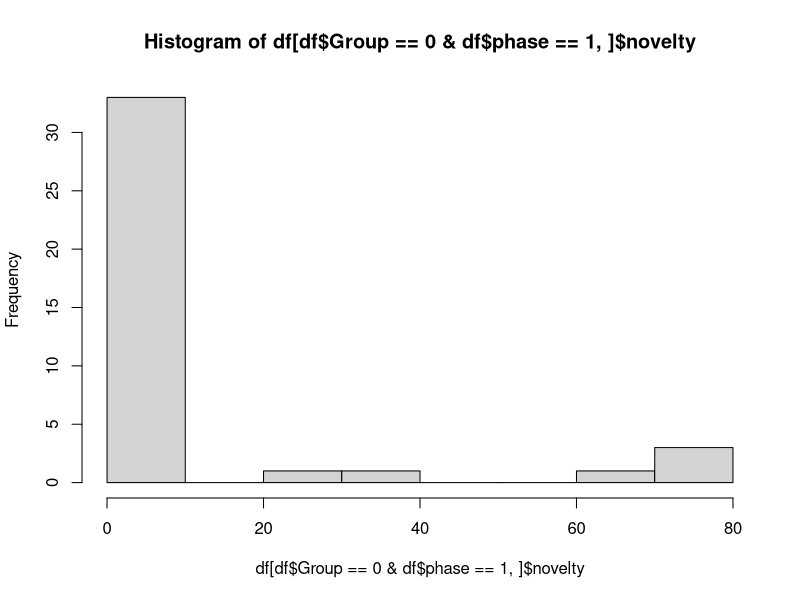
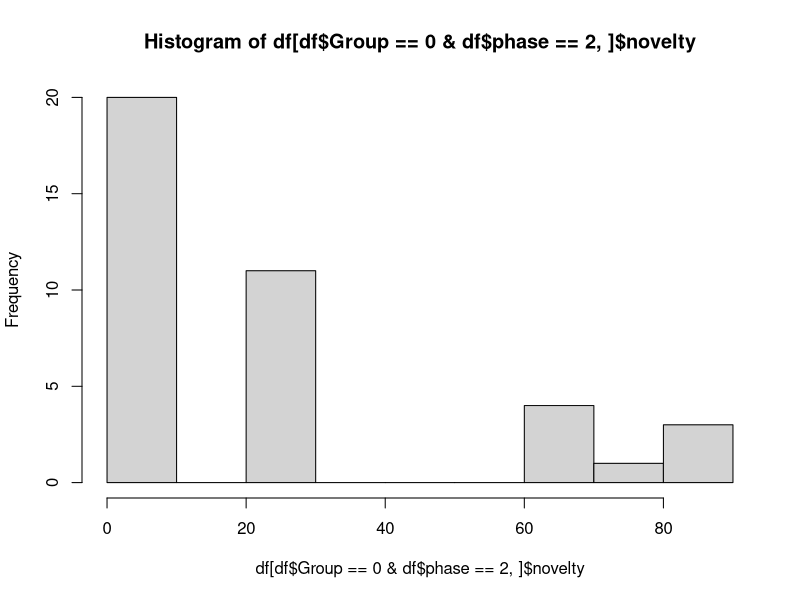
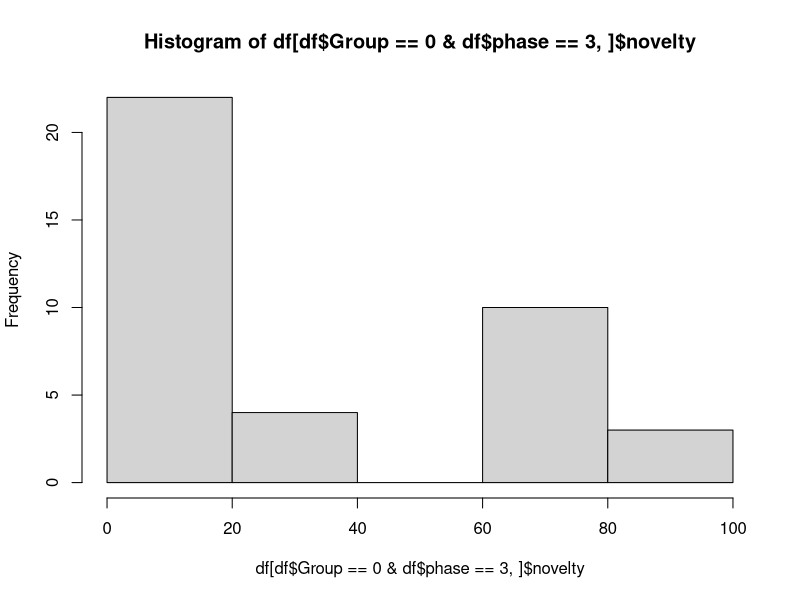
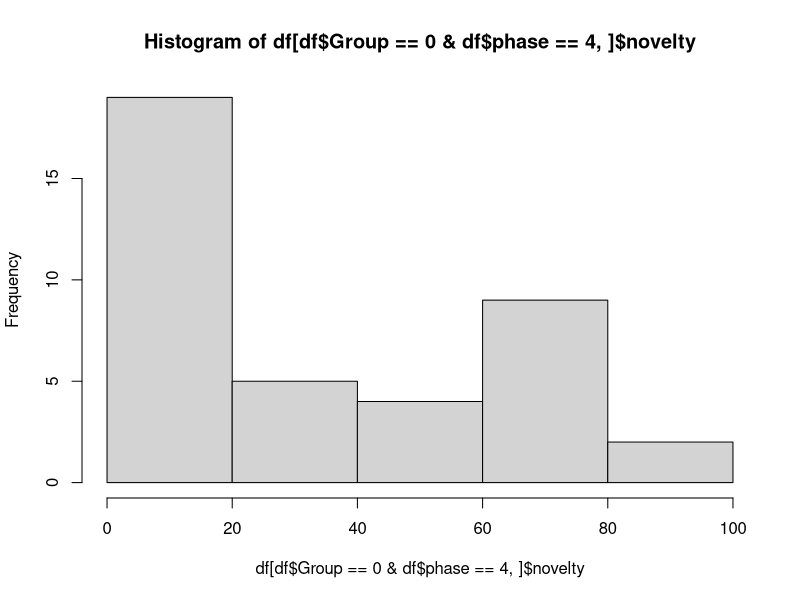
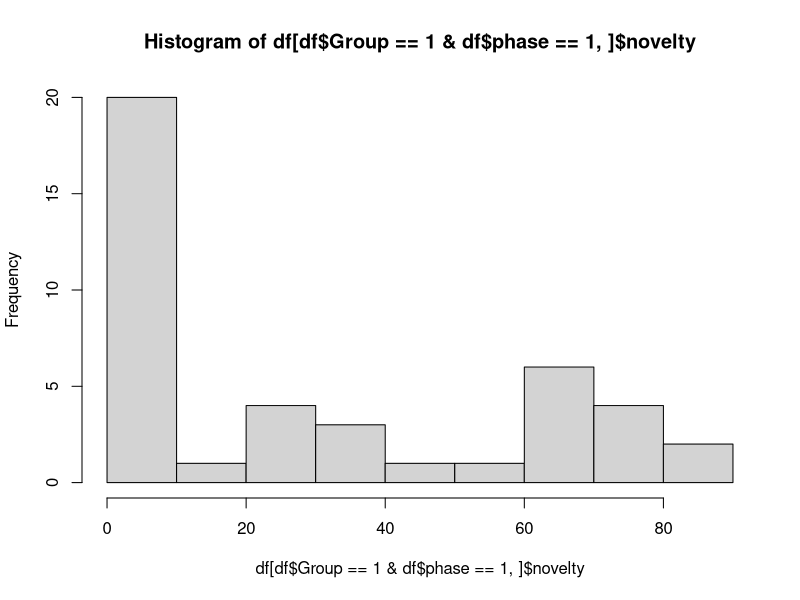
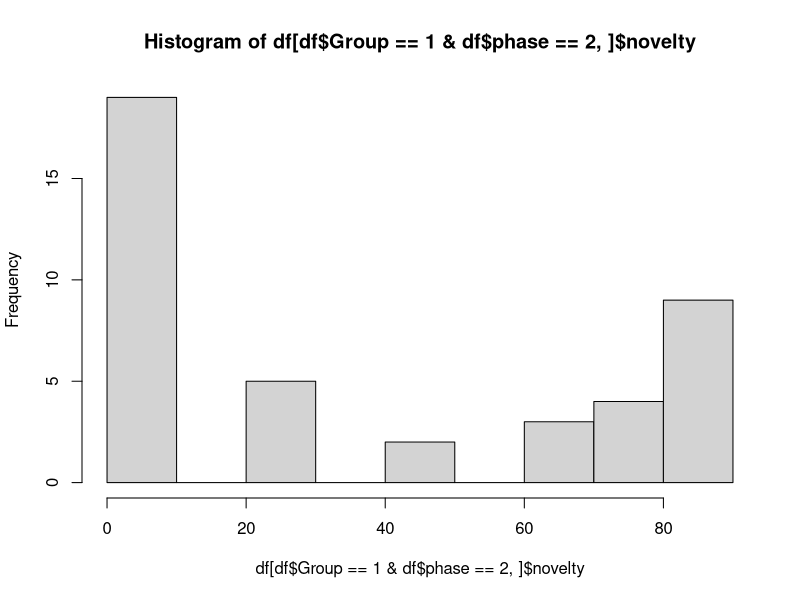
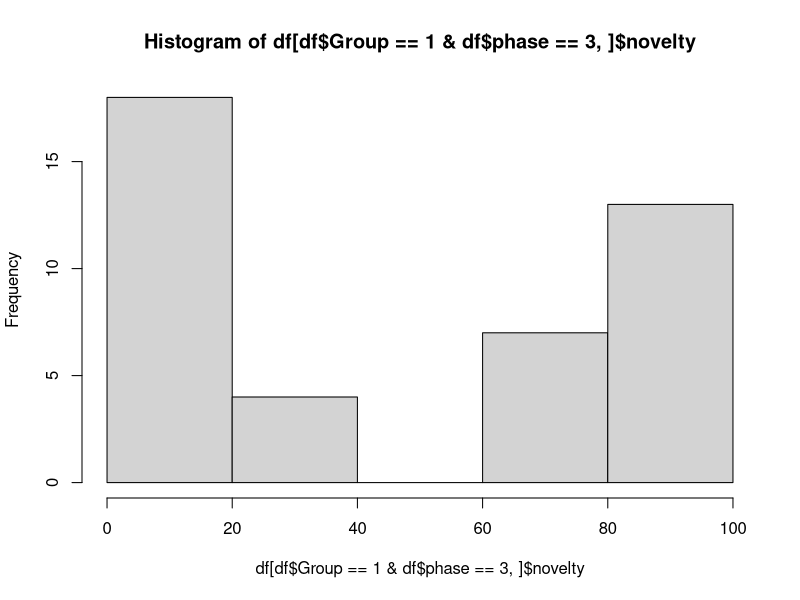
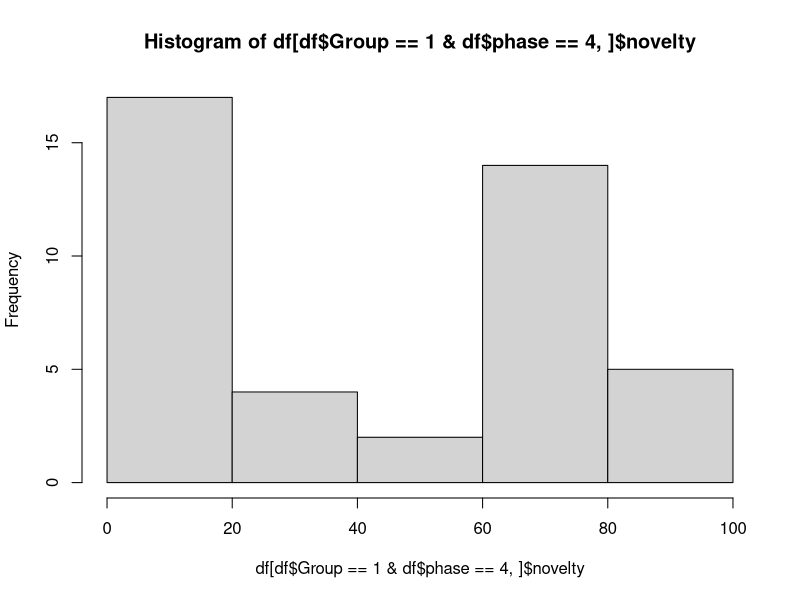

The R script that drew these images, in order: (Note: this script raises an error after producing the figures.)
## ---- chunk 1
# library for LMM 

library(lme4)
library(lmerTest)
library(car)
## ---- chunk 2
df<-read.csv("overall_scores.csv", header =TRUE, sep=",")
df
## ---- chunk 3
mod <- lm( novelty ~ factor(Group), data = df)
summary(mod)
## ---- chunk 4
mod <- lm(user.requirement ~ factor(Group) , data = df)
summary(mod)
## ---- chunk 5
mod <- lm( infovis ~ factor(Group) , data = df)
summary(mod)
## ---- chunk 6
mod <- lm( total ~ factor(Group) , data = df)
summary(mod)
## ---- chunk 7
# convert to nominal factor
df$Group = factor(df$Group)
df$phase = factor(df$phase)
## ---- chunk 8
library(plyr)
ddply(df, ~ Group * phase, function(data) summary(data$novelty) )
ddply(df, ~ Group * phase, summarise, novelty.mean=mean(novelty), novelty.sd = sd(novelty))
## ---- chunk 9
# histograms for two factors
hist(df[df$Group == 0 & df$phase == 1,]$novelty)
hist(df[df$Group == 0 & df$phase == 2,]$novelty)
hist(df[df$Group == 0 & df$phase == 3,]$novelty)
hist(df[df$Group == 0 & df$phase == 4,]$novelty)
hist(df[df$Group == 1 & df$phase == 1,]$novelty)
hist(df[df$Group == 1 & df$phase == 2,]$novelty)
hist(df[df$Group == 1 & df$phase == 3,]$novelty)
hist(df[df$Group == 1 & df$phase == 4,]$novelty)
hist(df[df$Group == 2 & df$phase == 1,]$novelty)
hist(df[df$Group == 2 & df$phase == 2,]$novelty)
hist(df[df$Group == 2 & df$phase == 3,]$novelty)
hist(df[df$Group == 2 & df$phase == 4,]$novelty)
hist(df[df$Group == 3 & df$phase == 1,]$novelty)
hist(df[df$Group == 3 & df$phase == 2,]$novelty)
hist(df[df$Group == 3 & df$phase == 3,]$novelty)
hist(df[df$Group == 3 & df$phase == 4,]$novelty)
boxplot(novelty ~ Group * phase, data = df, xlab="Group.Phase", ylab="novelty")
with(df, interaction.plot(Group, phase, novelty, ylim=c(0, max(novelty)))) # interaction plot
## ---- chunk 10
m = lmer(novelty ~ Group + (1|Student), data=df, REML=FALSE)
summary(m)
## ---- chunk 11
plot(resid(m, type = "pearson") ~ fitted(m))
qqnorm(resid(m, type = "pearson"))
qqline(resid(m, type = "pearson"))
## ---- chunk 12
# library for LMM we will use on relational novelty 

library(lme4)
library(lmerTest)
library(car)
## ---- chunk 13
contrasts(df$Group) <= "contr.sum"
contrasts(df$phase) <= "contr.sum"
## ---- chunk 14
# phase is nested within group 
fit <- lmer(novelty ~ ( Group / phase ) +  ( 1 | Student), data = df, REML = FALSE)
Anova(fit, type=3, test.statistics="F")
fit
## ---- chunk 15
library(multcomp)
library(lsmeans)
summary(glht(fit, lsm(pairwise ~ Group / phase)), test = adjusted(type='holm'))
## ---- chunk 16
fit.full <- lmer(novelty ~ ( Group / phase ) + Q7_Q7_1 + Q7_Q7_2 + Q8_Q8_1 + Q10 + ( 1 | Student), data = df, REML = FALSE)
Anova(fit.full, type=3, test.statistics="F")
fit.full
## ---- chunk 17
# phase is nested within group 
fit.requirement.full <- lmer(user.requirement ~ ( Group / phase ) + Q7_Q7_1 + Q7_Q7_2 + Q8_Q8_1 + Q10 + ( 1 | Student), data = df, REML = FALSE)
Anova(fit.requirement.full, type=3, test.statistics="F")
fit.requirement.full
## ---- chunk 18
# histograms for two factors
boxplot(user.requirement ~ Group * phase, data = df, xlab="Group.Phase", ylab="user.requirement")
with(df, interaction.plot(Group, phase, user.requirement, ylim=c(0, max(user.requirement)))) # interaction plot
## ---- chunk 19
# phase is nested within group 
fit.requirement <- lmer(user.requirement ~ ( Group / phase ) +  ( 1 | Student), data = df, REML = FALSE)
Anova(fit, type=3, test.statistics="F")
fit.requirement
## ---- chunk 20
plot(resid(m, type = "pearson") ~ fitted(m))
qqnorm(resid(m, type = "pearson"))
qqline(resid(m, type = "pearson"))
## ---- chunk 21
anova(fit.requirement, fit.requirement.full)
